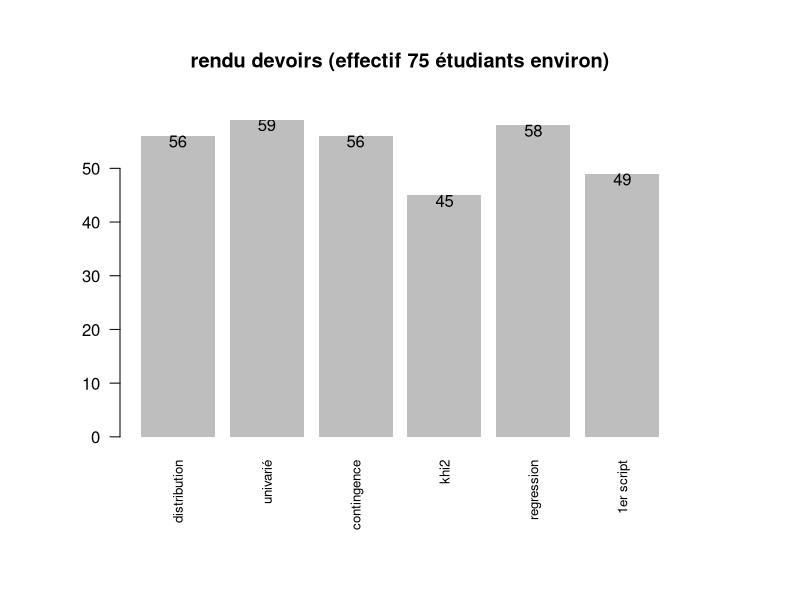
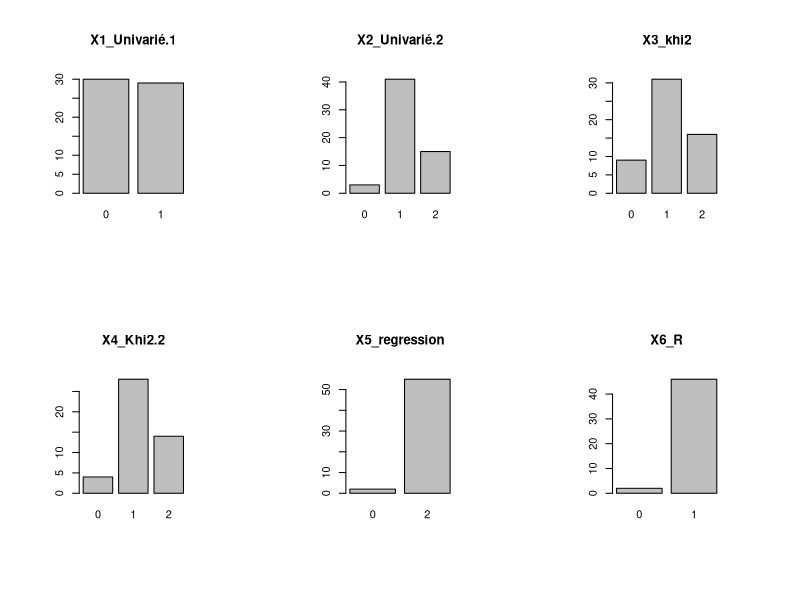
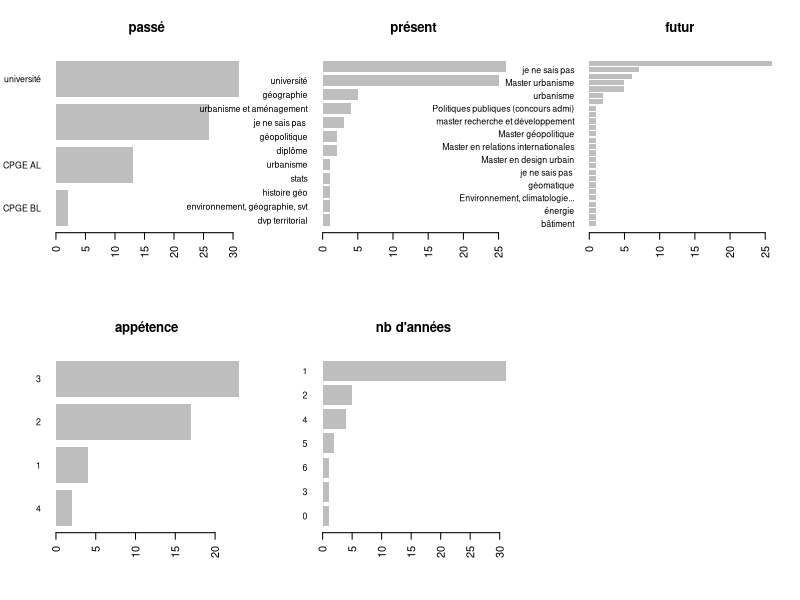

Recreate these plots in R, in order.
## ---- chunk 1
knitr::opts_chunk$set(eval  = FALSE)
knitr::opts_chunk$set(echo  = TRUE)
knitr::opts_chunk$set(warning  = FALSE)
## ---- chunk 2
data <- read.csv("data/deroule2025.csv", encoding = "UTF-8")
knitr::kable(data)
## ---- chunk 3
etudiant <-  read.csv("data/cours1.csv", fileEncoding = "UTF-8")
names(etudiant)
names(etudiant)[8:9] <- c("appétence", "nb d'années")
png("img/quisontils.png", width = 10000, height = 10000, res=1800)
#par(mar = c(2,16,2,4))
par(mfrow = c(2,3))
for (i in 5:9){
  (mar = c(2,16,2,4))
  barplot(sort(table(etudiant [,i])), border = NA,
          horiz = T, las = 2, cex.names = 0.8, 
          main = names (etudiant) [i])
}
dev.off()
## ---- chunk 4
rendu <- c(56,59, 56, 45,58,49)
titre <- c("distribution", "univarié", "contingence", "khi2", "regression", "1er script")
par(mar = c(8,6,6,6))
p <- barplot(rendu, names = titre, cex.names = 0.8, las = 2, main = "rendu devoirs (effectif 75 étudiants environ)", border = NA)
text(p, y = rendu - 1, labels = rendu )
## ---- chunk 5
res <- read.csv("data/exo.csv",  na.strings = '-', fileEncoding = "UTF-8")
names(res)
res <- res [, c(2:5,1,6)]
# recodage : si note 2, alors note1 = 0 si NA
res$X1_Univarié.1 [is.na(res$X1_Univarié.1 )& !is.na(res$X2_Univarié.2)] <- 0
res$X1_Univarié.1 [ is.na(res$X2_Univarié.2)] <- NA
# graphique
par(mfrow= c(2,3))
for (i in (1:length(res))){
  p <-barplot(table(res[,i]), main = names(res)[i])
}
